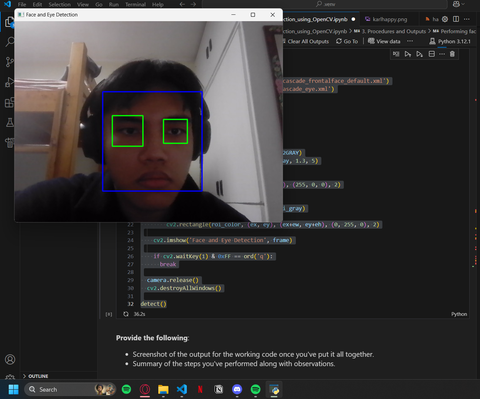
#> input picture Basic face Detection/karlsad.png, 480 x 399 px, given as the content of the folder  Josef Malaki/Python_Projects/.venv/VideoFile/face_detect/me, which was not available
$ jupyter execute --allow-errors 'Malaki_7_Performing_Face_Recognition (1).ipynb'   (shell and % lines are left out)   (text cells are left out)
#> lines starting #> are read from the running program, lines starting #| are printed output that depends on the picture; pictures that were not available may be replaced by others from this repository, and a replacement may not be noted
[cell 1]
import pandas as pd
import os
import json

[cell 2]
from google.colab import drive
drive.mount('/content/drive')

[cell 3]
import kagglehub
#> (the rest of this cell did not finish here and is left out)

#> (a cell that did not finish here is left out)

#> (a cell that did not finish here is left out)

#> (a cell that did not finish here is left out)

#> (a cell that did not finish here is left out)

[cell 8]
import json
import os
import kagglehub
import numpy as np
import cv2


def read_images(path):
    """
    Reads images from the given path and returns them as a list of images and labels.

    Args:
      path: The path to the directory containing the images.

    Returns:
      A tuple containing a list of images and a list of labels.
    """

    c = 0
    X, y = [], []

    for dirname, dirnames, filenames in os.walk(path):
        for subdirname in dirnames:
            subject_path = os.path.join(dirname, subdirname)
            for filename in os.listdir(subject_path):
                try:
                    if filename == ".directory":
                        continue
                    filepath = os.path.join(subject_path, filename)
                    im = cv2.imread(
                        os.path.join(subject_path, filename), cv2.IMREAD_GRAYSCALE
                    )

                    # Resize the images to the prescribed size
                    im = cv2.resize(im, (200, 200))

                    X.append(np.asarray(im, dtype=np.uint8))
                    y.append(c)

                except IOError as e:
                    print(f"I/O Error({e.errno}): {e.strerror}")
                except:
                    print("Unexpected error:", sys.exc_info()[0])
                    raise
            c = c + 1
    return [X, y]


#> (the rest of this cell did not finish here and is left out)

#> (a cell that did not finish here is left out)

#> (a cell that did not finish here is left out)

[cell 11]
def face_rec():
  names = ['Friend1', 'Friend2'] # Put your names here for faces to recognize
  if len(sys.argv) < 2:
    print("USAGE: facerec_demo.py </path/to/images> [</path/to/store/images/at>]")
    sys.exit()

  [X, y] = read_images(sys.argv[1])
  y = np.asarray(y, dtype=np.int32)

  model = cv2.face.EigenFaceRecognizer_create()
  model.train(X, y)

  camera = cv2.VideoCapture(0)
  face_cascade = cv2.CascadeClassifier('haarcascade_frontalface_default.xml')

  while True:
    ret, img = camera.read()
    if not ret:
      break

    faces = face_cascade.detectMultiScale(img, 1.3, 5)

    for (x, y, w, h) in faces:
      cv2.rectangle(img, (x, y), (x + w, y + h), (255, 0, 0), 2)
      gray = cv2.cvtColor(img[y:y + h, x:x + w], cv2.COLOR_BGR2GRAY)
      roi = cv2.resize(gray, (200, 200), interpolation=cv2.INTER_LINEAR)

      try:
        params = model.predict(roi)
        label = names[params[0]]
        cv2.putText(img, label + ", " + str(params[1]), (x, y - 20), cv2.FONT_HERSHEY_SIMPLEX, 1, (255, 0, 0), 2)
      except:
        continue

    cv2.imshow("camera", img)
    if cv2.waitKey(1) & 0xFF == ord("q"):
      break

  camera.release()
  cv2.destroyAllWindows()

#> (the rest of this cell did not finish here and is left out)

[cell 12]
#LBPH Face Recognizer
import os
import numpy as np
import cv2

def read_images(path):

    X, y = [], []
    label_map = {'me': 1, 'idk' : 0}

    for label_name, label in label_map.items():
        subject_path = os.path.join(path, label_name)
        for filename in os.listdir(subject_path):
            try:
                if filename == ".directory":
                    continue
                filepath = os.path.join(subject_path, filename)
                im = cv2.imread(filepath, cv2.IMREAD_GRAYSCALE)
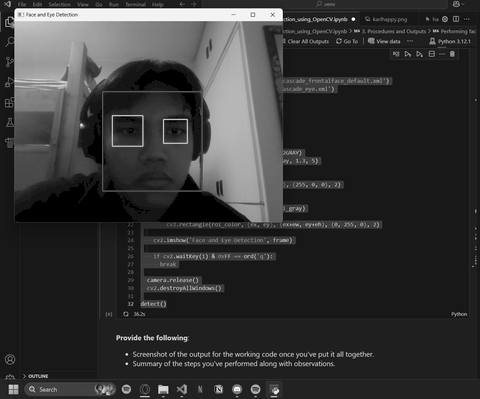
#> im: shape (399, 480); min 0, max 255, mean 52.4


                im = cv2.resize(im, (200, 200))
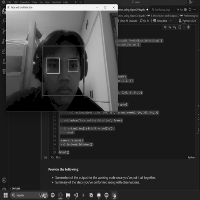
#> im: shape (200, 200); min 0, max 254, mean 52.3

                X.append(np.asarray(im, dtype=np.uint8))
                y.append(label)

            except IOError as e:
                print(f"I/O Error({e.errno}): {e.strerror}")
            except:
                print("Unexpected error:", sys.exc_info()[0])
                raise
#> pass 2 of the loop in read_images, `for label_name, label in label_map.items():`:
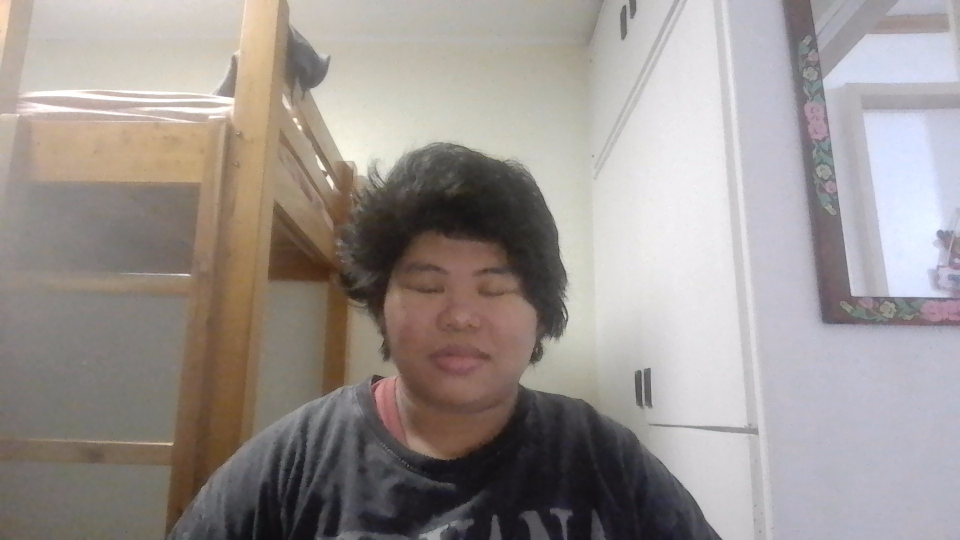
#> input picture face_detect/idk/WIN_20250221_23_09_09_Pro.jpg, 1920 x 1080 px, found by its file name (shown at 1/2 size)
#> in read_images, `im = cv2.imread(filepath, cv2.IMREAD_GRAYSCALE)`:
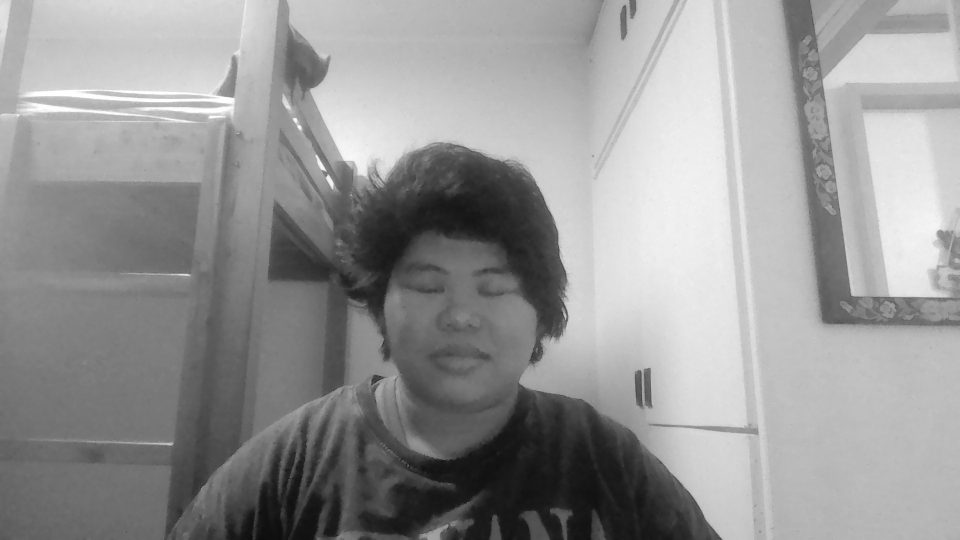
#> im: shape (1080, 1920) (shown at 1/2 size); min 10, max 255, mean 150.2
#> in read_images, `im = cv2.resize(im, (200, 200))`:
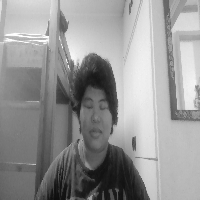
#> im: shape (200, 200); min 13, max 255, mean 150.1

    print(y)

    return [X, y]

def train_recognizer(path):
    [X, y] = read_images(path)
    y = np.asarray(y, dtype=np.int32)

    model = cv2.face.LBPHFaceRecognizer_create()
    model.train(X, y)
    return model

def face_rec():
    names = ['Not Karl','Karl']  # Labels for the recognized faces

    path = r'C:\Users\Karl Josef Malaki\Python_Projects\.venv\VideoFile\face_detect'
    model = train_recognizer(path)

    camera = cv2.VideoCapture(0)
    face_cascade = cv2.CascadeClassifier('haarcascade_frontalface_default.xml')

    while True:
        ret, img = camera.read()
#> img is the input picture: shape (399, 480, 3); mean B, G, R 51.7, 51.5, 53.6
        if not ret:
            break

        gray = cv2.cvtColor(img, cv2.COLOR_BGR2GRAY)
        faces = face_cascade.detectMultiScale(gray, 1.3, 5)
#> faces = ()

        for (x, y, w, h) in faces:
            cv2.rectangle(img, (x, y), (x + w, y + h), (255, 0, 0), 2)
            roi_gray = gray[y:y + h, x:x + w]
            roi = cv2.resize(roi_gray, (200, 200), interpolation=cv2.INTER_LINEAR)

            try:
                label, confidence = model.predict(roi)
                label_text = names[label]
                cv2.putText(img, f"{label_text}, {confidence:.2f}", (x, y - 10), cv2.FONT_HERSHEY_SIMPLEX, 0.9, (255, 0, 0), 2)
            except:
                continue
#> this loop made 0 passes

        cv2.imshow("Face Recognition", img)
        if cv2.waitKey(1) & 0xFF == ord("q"):
#> (key q is pressed here)
            break

    camera.release()
    cv2.destroyAllWindows()

if __name__ == "__main__":
    face_rec()

[cell 13]
#Fischer Face Recognizer
import os
import numpy as np
import cv2

def read_images(path):

    X, y = [], []
    label_map = {'me': 1, 'idk' : 0}

    for label_name, label in label_map.items():
        subject_path = os.path.join(path, label_name)
        for filename in os.listdir(subject_path):
            try:
                if filename == ".directory":
                    continue
                filepath = os.path.join(subject_path, filename)
                im = cv2.imread(filepath, cv2.IMREAD_GRAYSCALE)

                im = cv2.resize(im, (200, 200))

                X.append(np.asarray(im, dtype=np.uint8))
                y.append(label)

            except IOError as e:
                print(f"I/O Error({e.errno}): {e.strerror}")
            except:
                print("Unexpected error:", sys.exc_info()[0])
                raise
#> pass 2 of the loop in read_images, `for label_name, label in label_map.items():`:

    print(y)

    return [X, y]

def train_recognizer(path):
    [X, y] = read_images(path)
    y = np.asarray(y, dtype=np.int32)

    model = cv2.face.FisherFaceRecognizer_create()
    model.train(X, y)
    return model

def face_rec():
    names = ['Not Karl','Karl']  # Labels for the recognized faces

    path = r'C:\Users\Karl Josef Malaki\Python_Projects\.venv\VideoFile\face_detect'
    model = train_recognizer(path)

    camera = cv2.VideoCapture(0)
    face_cascade = cv2.CascadeClassifier('haarcascade_frontalface_default.xml')

    while True:
        ret, img = camera.read()
        if not ret:
            break

        gray = cv2.cvtColor(img, cv2.COLOR_BGR2GRAY)
        faces = face_cascade.detectMultiScale(gray, 1.3, 5)
#> faces = ()

        for (x, y, w, h) in faces:
            cv2.rectangle(img, (x, y), (x + w, y + h), (255, 0, 0), 2)
            roi_gray = gray[y:y + h, x:x + w]
            roi = cv2.resize(roi_gray, (200, 200), interpolation=cv2.INTER_LINEAR)

            try:
                label, confidence = model.predict(roi)
                label_text = names[label]
                cv2.putText(img, f"{label_text}, {confidence:.2f}", (x, y - 10), cv2.FONT_HERSHEY_SIMPLEX, 0.9, (255, 0, 0), 2)
            except:
                continue

        cv2.imshow("Face Recognition", img)
        if cv2.waitKey(1) & 0xFF == ord("q"):
#> (key q is pressed here)
            break

    camera.release()
    cv2.destroyAllWindows()

if __name__ == "__main__":
    face_rec()

[cell 14]
#Eigen Face Recognizer
import os
import numpy as np
import cv2

def read_images(path):

    X, y = [], []
    label_map = {'me': 1, 'idk' : 0}

    for label_name, label in label_map.items():
        subject_path = os.path.join(path, label_name)
        for filename in os.listdir(subject_path):
            try:
                if filename == ".directory":
                    continue
                filepath = os.path.join(subject_path, filename)
                im = cv2.imread(filepath, cv2.IMREAD_GRAYSCALE)

                im = cv2.resize(im, (200, 200))

                X.append(np.asarray(im, dtype=np.uint8))
                y.append(label)

            except IOError as e:
                print(f"I/O Error({e.errno}): {e.strerror}")
            except:
                print("Unexpected error:", sys.exc_info()[0])
                raise
#> pass 2 of the loop in read_images, `for label_name, label in label_map.items():`:

    print(y)

    return [X, y]

def train_recognizer(path):
    [X, y] = read_images(path)
    y = np.asarray(y, dtype=np.int32)

    model = cv2.face.EigenFaceRecognizer_create()
    model.train(X, y)
    return model

def face_rec():
    names = ['Not Karl','Karl']  # Labels for the recognized faces

    path = r'C:\Users\Karl Josef Malaki\Python_Projects\.venv\VideoFile\face_detect'
    model = train_recognizer(path)

    camera = cv2.VideoCapture(0)
    face_cascade = cv2.CascadeClassifier('haarcascade_frontalface_default.xml')

    while True:
        ret, img = camera.read()
        if not ret:
            break

        gray = cv2.cvtColor(img, cv2.COLOR_BGR2GRAY)
        faces = face_cascade.detectMultiScale(gray, 1.3, 5)
#> faces = ()

        for (x, y, w, h) in faces:
            cv2.rectangle(img, (x, y), (x + w, y + h), (255, 0, 0), 2)
            roi_gray = gray[y:y + h, x:x + w]
            roi = cv2.resize(roi_gray, (200, 200), interpolation=cv2.INTER_LINEAR)

            try:
                label, confidence = model.predict(roi)
                label_text = names[label]
                cv2.putText(img, f"{label_text}, {confidence:.2f}", (x, y - 10), cv2.FONT_HERSHEY_SIMPLEX, 0.9, (255, 0, 0), 2)
            except:
                continue

        cv2.imshow("Face Recognition", img)
        if cv2.waitKey(1) & 0xFF == ord("q"):
#> (key q is pressed here)
            break

    camera.release()
    cv2.destroyAllWindows()

if __name__ == "__main__":
    face_rec()
